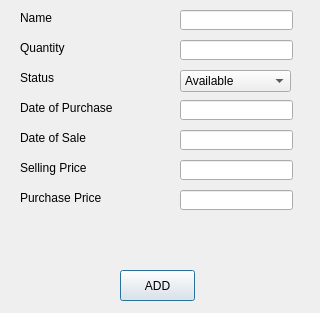
<?xml version="1.0" encoding="UTF-8"?>
<ui version="4.0">
 <class>AddItem</class>
 <widget class="QDialog" name="AddItem">
  <property name="windowModality">
   <enum>Qt::WindowModal</enum>
  </property>
  <property name="geometry">
   <rect>
    <x>0</x>
    <y>0</y>
    <width>320</width>
    <height>313</height>
   </rect>
  </property>
  <property name="windowTitle">
   <string>Add an Item</string>
  </property>
  <property name="inputMethodHints">
   <set>Qt::ImhExclusiveInputMask</set>
  </property>
  <widget class="QPushButton" name="btnAdd">
   <property name="geometry">
    <rect>
     <x>120</x>
     <y>270</y>
     <width>75</width>
     <height>31</height>
    </rect>
   </property>
   <property name="font">
    <font>
     <pointsize>9</pointsize>
    </font>
   </property>
   <property name="text">
    <string>ADD</string>
   </property>
  </widget>
  <widget class="QLabel" name="label">
   <property name="geometry">
    <rect>
     <x>20</x>
     <y>10</y>
     <width>121</width>
     <height>16</height>
    </rect>
   </property>
   <property name="font">
    <font>
     <pointsize>9</pointsize>
    </font>
   </property>
   <property name="text">
    <string>Name</string>
   </property>
  </widget>
  <widget class="QLineEdit" name="txtName">
   <property name="geometry">
    <rect>
     <x>180</x>
     <y>10</y>
     <width>113</width>
     <height>20</height>
    </rect>
   </property>
   <property name="font">
    <font>
     <pointsize>9</pointsize>
    </font>
   </property>
  </widget>
  <widget class="QLineEdit" name="txtQuantity">
   <property name="geometry">
    <rect>
     <x>180</x>
     <y>40</y>
     <width>113</width>
     <height>20</height>
    </rect>
   </property>
   <property name="font">
    <font>
     <pointsize>9</pointsize>
    </font>
   </property>
  </widget>
  <widget class="QLabel" name="label_2">
   <property name="geometry">
    <rect>
     <x>20</x>
     <y>40</y>
     <width>121</width>
     <height>16</height>
    </rect>
   </property>
   <property name="font">
    <font>
     <pointsize>9</pointsize>
    </font>
   </property>
   <property name="text">
    <string>Quantity</string>
   </property>
  </widget>
  <widget class="QLabel" name="label_3">
   <property name="geometry">
    <rect>
     <x>20</x>
     <y>70</y>
     <width>121</width>
     <height>16</height>
    </rect>
   </property>
   <property name="font">
    <font>
     <pointsize>9</pointsize>
    </font>
   </property>
   <property name="text">
    <string>Status</string>
   </property>
  </widget>
  <widget class="QLineEdit" name="txtDOP">
   <property name="geometry">
    <rect>
     <x>180</x>
     <y>100</y>
     <width>113</width>
     <height>20</height>
    </rect>
   </property>
   <property name="font">
    <font>
     <pointsize>9</pointsize>
    </font>
   </property>
  </widget>
  <widget class="QLabel" name="label_4">
   <property name="geometry">
    <rect>
     <x>20</x>
     <y>100</y>
     <width>121</width>
     <height>16</height>
    </rect>
   </property>
   <property name="font">
    <font>
     <pointsize>9</pointsize>
    </font>
   </property>
   <property name="text">
    <string>Date of Purchase</string>
   </property>
  </widget>
  <widget class="QLineEdit" name="txtDOS">
   <property name="geometry">
    <rect>
     <x>180</x>
     <y>130</y>
     <width>113</width>
     <height>20</height>
    </rect>
   </property>
   <property name="font">
    <font>
     <pointsize>9</pointsize>
    </font>
   </property>
  </widget>
  <widget class="QLabel" name="label_5">
   <property name="geometry">
    <rect>
     <x>20</x>
     <y>130</y>
     <width>121</width>
     <height>16</height>
    </rect>
   </property>
   <property name="font">
    <font>
     <pointsize>9</pointsize>
    </font>
   </property>
   <property name="text">
    <string>Date of Sale</string>
   </property>
  </widget>
  <widget class="QLineEdit" name="txtSellingPrice">
   <property name="geometry">
    <rect>
     <x>180</x>
     <y>160</y>
     <width>113</width>
     <height>20</height>
    </rect>
   </property>
   <property name="font">
    <font>
     <pointsize>9</pointsize>
    </font>
   </property>
  </widget>
  <widget class="QLabel" name="label_6">
   <property name="geometry">
    <rect>
     <x>20</x>
     <y>160</y>
     <width>121</width>
     <height>16</height>
    </rect>
   </property>
   <property name="font">
    <font>
     <pointsize>9</pointsize>
    </font>
   </property>
   <property name="text">
    <string>Selling Price</string>
   </property>
  </widget>
  <widget class="QLineEdit" name="txtPurchasePrice">
   <property name="geometry">
    <rect>
     <x>180</x>
     <y>190</y>
     <width>113</width>
     <height>20</height>
    </rect>
   </property>
   <property name="font">
    <font>
     <pointsize>9</pointsize>
    </font>
   </property>
  </widget>
  <widget class="QLabel" name="label_7">
   <property name="geometry">
    <rect>
     <x>20</x>
     <y>190</y>
     <width>121</width>
     <height>16</height>
    </rect>
   </property>
   <property name="font">
    <font>
     <pointsize>9</pointsize>
    </font>
   </property>
   <property name="text">
    <string>Purchase Price</string>
   </property>
  </widget>
  <widget class="QComboBox" name="cmbStatus">
   <property name="geometry">
    <rect>
     <x>180</x>
     <y>70</y>
     <width>111</width>
     <height>22</height>
    </rect>
   </property>
   <item>
    <property name="text">
     <string>Available</string>
    </property>
   </item>
   <item>
    <property name="text">
     <string>Expired</string>
    </property>
   </item>
   <item>
    <property name="text">
     <string>Sold</string>
    </property>
   </item>
   <item>
    <property name="text">
     <string>Return</string>
    </property>
   </item>
   <item>
    <property name="text">
     <string>Spoiled</string>
    </property>
   </item>
  </widget>
  <widget class="QLabel" name="lblInfo">
   <property name="geometry">
    <rect>
     <x>100</x>
     <y>240</y>
     <width>141</width>
     <height>16</height>
    </rect>
   </property>
   <property name="text">
    <string/>
   </property>
  </widget>
 </widget>
 <resources/>
 <connections/>
</ui>
